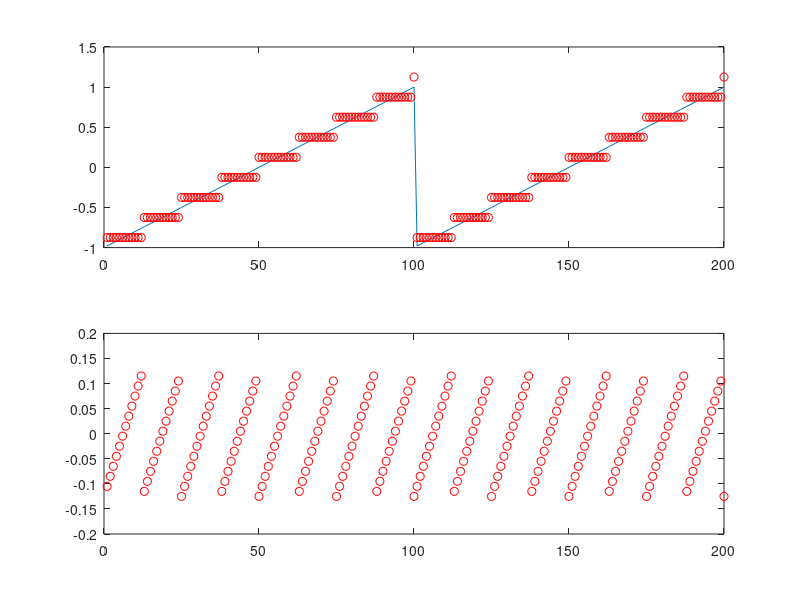
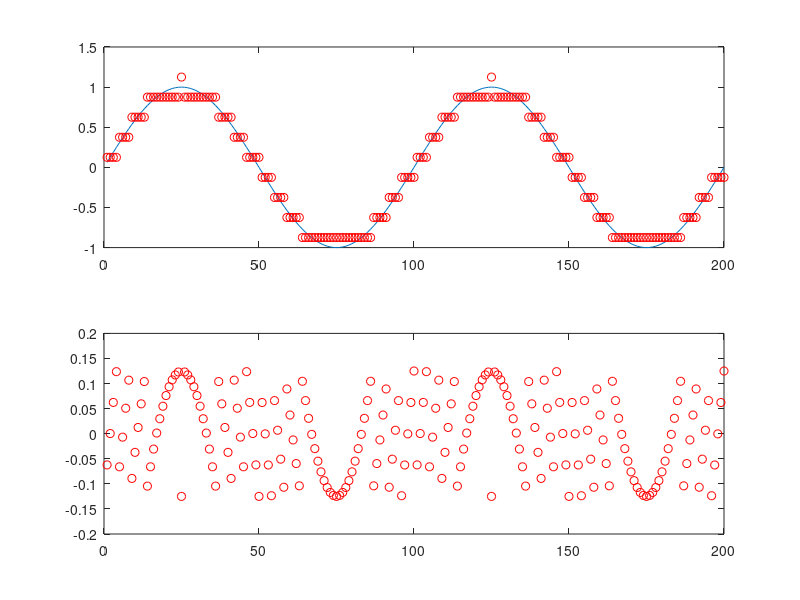

Write the MATLAB code that produced these figures, in order.
numberBits=3;

% Generate a two period sawtooth signal between -1 and 1
x=(-0.98:0.02:1);
x=[x x];

% Constrain the signal to have 2^numberBits values (0 to 2^(numberBits-1) 
xQuant=floor((x+1)*2^(numberBits-1));
% And quantize it between -1 and 1
xQuant=(xQuant/(2^(numberBits-1)))-(2^(numberBits)-1)/2^(numberBits);        

% Compute the quantization error
errorQuant=x-xQuant;

% Plot the quantized signal versus the original signal
% and the quantization error
figure

subplot(2,1,1)
plot(x);
hold on
plot(xQuant,'or');

subplot(2,1,2)
plot(errorQuant,'or');


numberBits=3;

% Generate a two period sinusoid signal between -1 and 1
x=sin(2*pi*(1:100)/100);
x=[x x];

% Constrain the signal to have 2^numberBits values (0 to 2^(numberBits-1) 
xQuant=floor((x+1)*2^(numberBits-1));
% And quantize it between -1 and 1
xQuant=(xQuant/(2^(numberBits-1)))-(2^(numberBits)-1)/2^(numberBits);        
  
% Compute the quantization error
errorQuant=x-xQuant;

% Plot the quantized signal versus the original signal
% and the quantization error
figure

subplot(2,1,1)
plot(x);
hold on
plot(xQuant,'or');

subplot(2,1,2)
plot(errorQuant,'or'); 